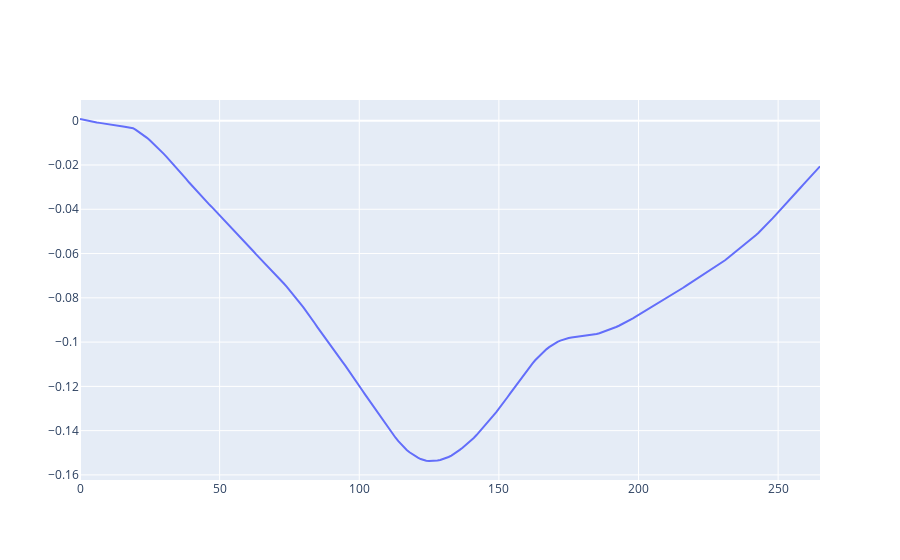

Source (notebook cell):
### Markdown cell above
Template for bend severity #2

### Code cell
fig = make_subplots(rows=1, cols=1)
fig.append_trace(go.Scatter(y=temp2), row=1, col=1)
fig.show()

### Figure 1 — Plotly figure (JSON) as saved in the notebook; plotly's stock layout.template omitted (floating-point values rounded to 4 significant figures; data arrays with more than 128 entries replaced by an {"elided": "..."} marker saying what was removed)
{"data": [{"type": "scatter", "xaxis": "x", "y": {"elided": "266 float values"}, "yaxis": "y"}], "layout": {"xaxis": {"anchor": "y", "domain": [0, 1]}, "yaxis": {"anchor": "x", "domain": [0, 1]}}}
